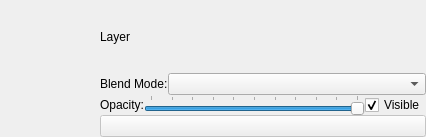
<ui version="4.0" >
 <class>LayerConfigWidget</class>
 <widget class="QWidget" name="LayerConfigWidget" >
  <property name="geometry" >
   <rect>
    <x>0</x>
    <y>0</y>
    <width>426</width>
    <height>137</height>
   </rect>
  </property>
  <property name="sizePolicy" >
   <sizepolicy vsizetype="Fixed" hsizetype="Fixed" >
    <horstretch>0</horstretch>
    <verstretch>0</verstretch>
   </sizepolicy>
  </property>
  <property name="windowTitle" >
   <string>Layers</string>
  </property>
  <layout class="QHBoxLayout" >
   <property name="spacing" >
    <number>0</number>
   </property>
   <property name="margin" >
    <number>0</number>
   </property>
   <item>
    <widget class="QFrame" name="background_frame" >
     <property name="sizePolicy" >
      <sizepolicy vsizetype="Preferred" hsizetype="MinimumExpanding" >
       <horstretch>0</horstretch>
       <verstretch>0</verstretch>
      </sizepolicy>
     </property>
     <property name="frameShape" >
      <enum>QFrame::NoFrame</enum>
     </property>
     <property name="frameShadow" >
      <enum>QFrame::Plain</enum>
     </property>
     <property name="lineWidth" >
      <number>0</number>
     </property>
     <layout class="QHBoxLayout" >
      <property name="spacing" >
       <number>0</number>
      </property>
      <property name="margin" >
       <number>0</number>
      </property>
      <item>
       <widget class="QWidget" native="1" name="layerThumb" >
        <property name="sizePolicy" >
         <sizepolicy vsizetype="Fixed" hsizetype="Fixed" >
          <horstretch>0</horstretch>
          <verstretch>0</verstretch>
         </sizepolicy>
        </property>
        <property name="minimumSize" >
         <size>
          <width>100</width>
          <height>100</height>
         </size>
        </property>
        <property name="baseSize" >
         <size>
          <width>100</width>
          <height>100</height>
         </size>
        </property>
       </widget>
      </item>
      <item>
       <layout class="QVBoxLayout" >
        <property name="spacing" >
         <number>0</number>
        </property>
        <item>
         <layout class="QHBoxLayout" >
          <item>
           <widget class="QLabel" name="layer_name_label" >
            <property name="lineWidth" >
             <number>0</number>
            </property>
            <property name="text" >
             <string>Layer</string>
            </property>
           </widget>
          </item>
         </layout>
        </item>
        <item>
         <layout class="QHBoxLayout" >
          <item>
           <widget class="QLabel" name="label" >
            <property name="lineWidth" >
             <number>0</number>
            </property>
            <property name="text" >
             <string>Blend Mode:</string>
            </property>
           </widget>
          </item>
          <item>
           <widget class="QComboBox" name="blend_mode_box" >
            <property name="sizePolicy" >
             <sizepolicy vsizetype="Fixed" hsizetype="MinimumExpanding" >
              <horstretch>0</horstretch>
              <verstretch>0</verstretch>
             </sizepolicy>
            </property>
           </widget>
          </item>
         </layout>
        </item>
        <item>
         <layout class="QHBoxLayout" >
          <property name="spacing" >
           <number>-1</number>
          </property>
          <item>
           <widget class="QLabel" name="label_2" >
            <property name="sizePolicy" >
             <sizepolicy vsizetype="Preferred" hsizetype="Preferred" >
              <horstretch>0</horstretch>
              <verstretch>0</verstretch>
             </sizepolicy>
            </property>
            <property name="lineWidth" >
             <number>0</number>
            </property>
            <property name="text" >
             <string>Opacity:</string>
            </property>
            <property name="indent" >
             <number>0</number>
            </property>
           </widget>
          </item>
          <item>
           <widget class="QSlider" name="opacity_slider" >
            <property name="maximum" >
             <number>100</number>
            </property>
            <property name="value" >
             <number>100</number>
            </property>
            <property name="orientation" >
             <enum>Qt::Horizontal</enum>
            </property>
            <property name="tickPosition" >
             <enum>QSlider::TicksAbove</enum>
            </property>
           </widget>
          </item>
          <item>
           <widget class="QCheckBox" name="visibility_box" >
            <property name="text" >
             <string>Visible</string>
            </property>
            <property name="checked" >
             <bool>true</bool>
            </property>
           </widget>
          </item>
         </layout>
        </item>
        <item>
         <layout class="QHBoxLayout" >
          <item>
           <widget class="QPushButton" name="network_control_button" >
            <property name="enabled" >
             <bool>false</bool>
            </property>
            <property name="text" >
             <string/>
            </property>
           </widget>
          </item>
         </layout>
        </item>
       </layout>
      </item>
     </layout>
    </widget>
   </item>
  </layout>
 </widget>
 <resources/>
 <connections/>
</ui>
